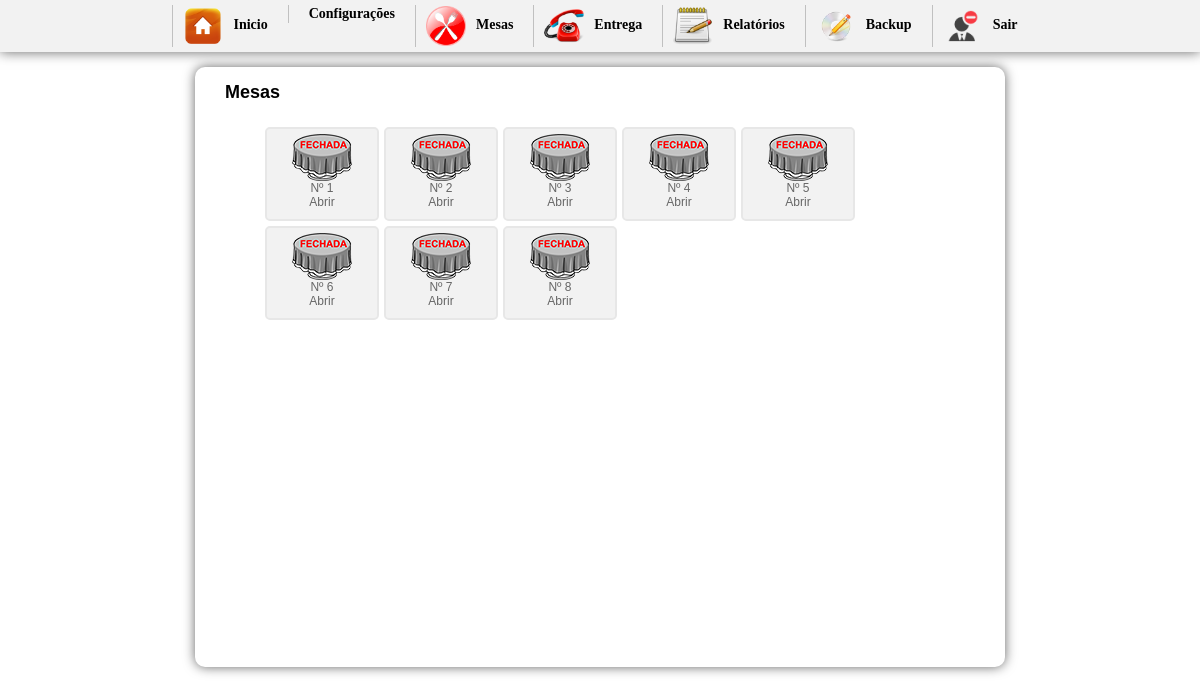
The app's page /inicio.php?btn=mesa&fecha=fechar&id_mesa=7 (signed in) with its own data.
### tables this page shows
CREATE TABLE `mesa` (
  `id_mesa` int(10) NOT NULL AUTO_INCREMENT,
  `numero` int(10) NOT NULL,
  `idGarcon` varchar(200) NOT NULL,
  `situacao` int(1) NOT NULL,
  PRIMARY KEY (`id_mesa`)
);

### mesas.php (the view, shortened to what this page needs)
<h1> &nbsp;&nbsp;&nbsp;Mesas</h1>
<div id="mesas">
<ul>
	<?php
		$sql = mysql_query("SELECT * FROM mesa ORDER BY id_mesa ASC");
		while($ver = mysql_fetch_array($sql)){
			$situacao = $ver['situacao'];
			$id_mesa = $ver['id_mesa'];
			$numero = $ver['numero'];
			$idGarcon = $ver['idGarcon'];
			$gar = mysql_query("SELECT * FROM garcon WHERE idGarcon='$idGarcon'");
			$bosta = mysql_fetch_assoc($gar);
			$nomeGarcon = $bosta['nomeGarcon'];
			if($situacao == 0){
				$img = "<img src='imagens/mesafechada.png' width='60' height='47' border='0'>";
			}else{
			$img = "<img src='imagens/mesaaberta.png' width='60' height='47' border='0'>";
			}
	?>
	<li><a href="?btn=vendermesa&id_mesa=<?php echo $id_mesa ?>&idGarcon=<?php echo $idGarcon ?>"><?php echo $img; echo "<br/>";  echo 'Nº '.$numero;  echo "<br/>"; if($situacao == 1){echo "Garçom: ".$nomeGarcon; }else{echo "Abrir";} ?></a></li>
<?php }?>
</ul>
</div>

### css/css.css (style rules this page uses)
body { margin-left: 0px;margin-top: 0px;margin-right: 0px;margin-bottom: 0px; background-color:#FFF; font-family:Verdana, Geneva, sans-serif; font-size:12px; }
h1 { font-size:18px; margin-top:0; }
#mesas { width:750px; height:500px; margin:0 auto; background:#FFF; border-radius:5px; overflow:auto; }
#mesas ul li a:link { text-decoration:none; color:#666; cursor:pointer; display:block; }
#mesas li { float:left; margin-right:5px; margin-bottom:5px; list-style:none; border-radius:5px; border:2px solid #e7e7e7; text-align:center; padding:5px; width:100px; height:80px; background-color:#f2f2f2; cursor:pointer; display:block; }

### records on screen
mesa: situacao 0 (drawn), numero "1"
mesa: situacao 0 (drawn), numero "2"
mesa: situacao 0 (drawn), numero "3"
mesa: situacao 0 (drawn), numero "4"
mesa: situacao 0 (drawn), numero "5"
mesa: situacao 0 (drawn), numero "6"
mesa: situacao 0 (drawn), numero "7"
mesa: situacao 0 (drawn), numero "8"
